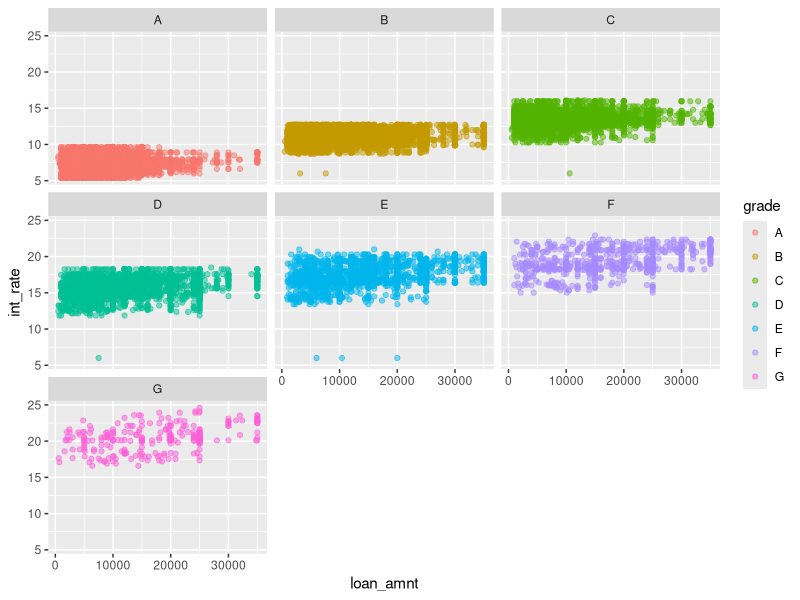
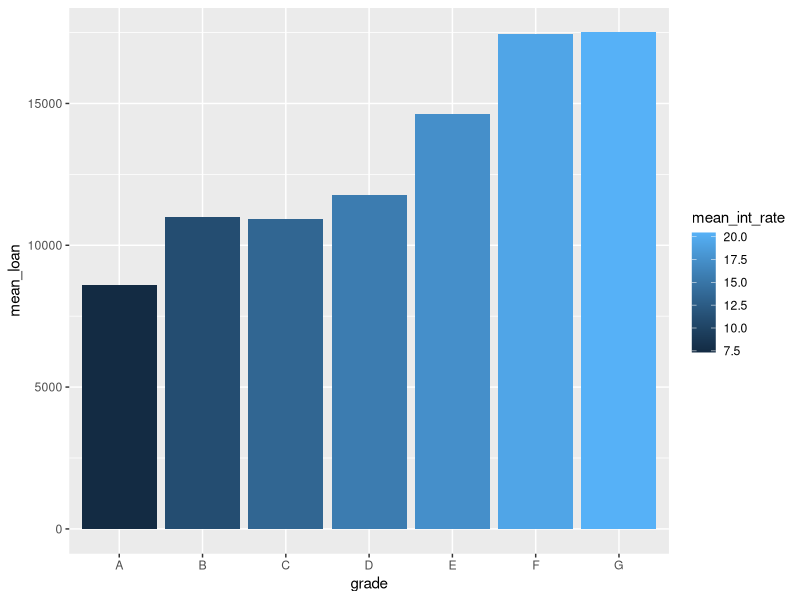
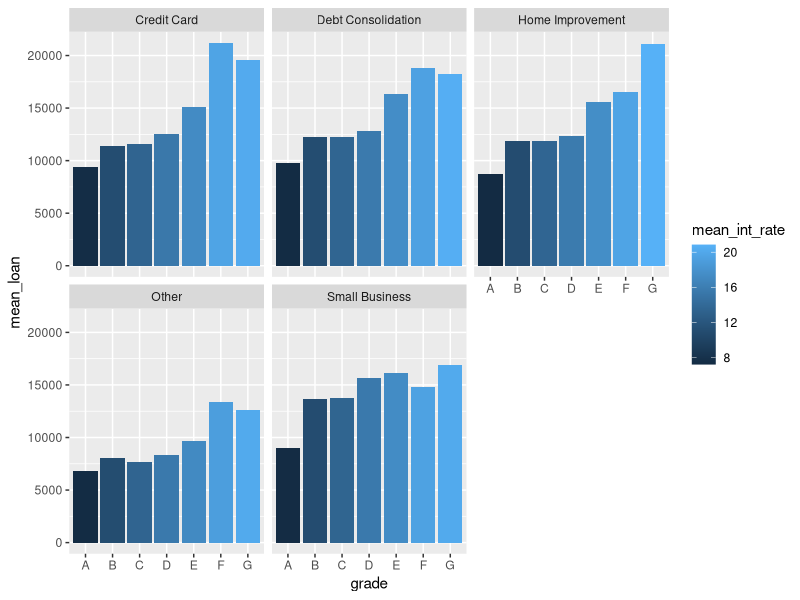

These charts were generated, in order, by the following R code:
## ---- chunk 1
library(tidyverse)
loans <- read_csv("data/loans.csv")

head(loans)
## ---- chunk 2
loans %>% 
  ggplot() +
  aes(x = loan_amnt, y = int_rate, colour = grade) +
  geom_point(alpha = 0.5) +
  facet_wrap(~ grade)
## ---- chunk 3
loans %>% 
  group_by(grade) %>% 
  summarise(
    mean_loan = mean(loan_amnt),
    mean_int_rate = mean(int_rate)
  ) %>% 
  ggplot() +
  aes(x = grade, y = mean_loan, fill = mean_int_rate) +
  geom_col()
## ---- chunk 4
loans %>% 
  group_by(grade, purpose) %>% 
  summarise(
    mean_loan = mean(loan_amnt),
    mean_int_rate = mean(int_rate)
  ) %>% 
  ggplot() +
  aes(x = grade, y = mean_loan, fill = mean_int_rate) +
  geom_col() +
  facet_wrap(~purpose)
